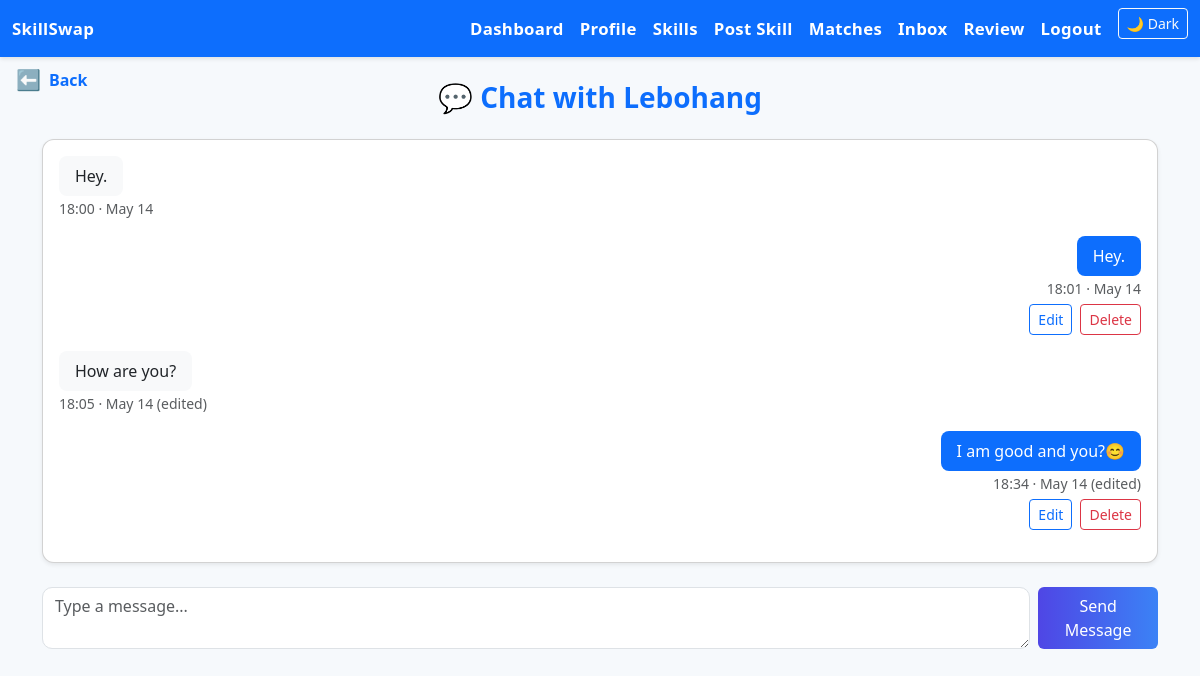
The page /messages/1/ (signed in) on the database its author committed.
### core/models.py (models this page shows, shortened)
class User(AbstractUser):
    bio = models.TextField(blank=True)
    location = models.CharField(max_length=100, blank=True)
    verified = models.BooleanField(default=False)
    video_intro_url = models.URLField(blank=True)
    profile_image = models.ImageField(upload_to='profile_images/', blank=True, null=True)

class Message(models.Model):
    sender = models.ForeignKey(User, on_delete=models.CASCADE, related_name='sent_messages')
    receiver = models.ForeignKey(User, on_delete=models.CASCADE, related_name='received_messages')
    content = models.TextField()
    timestamp = models.DateTimeField(auto_now_add=True)
    edited = models.BooleanField(default=False)

### core/views.py (the view, shortened to what this page needs)
# urls.py: path('messages/<int:user_id>/', views.message_view, name='messages'),
@login_required
def message_view(request, user_id):
    other_user = get_object_or_404(User, id=user_id)
    chat_messages = Message.objects.filter(
        Q(sender=request.user, receiver=other_user) |
        Q(sender=other_user, receiver=request.user)
    ).order_by('timestamp')
    return render(request, 'core/message.html', {
        'chat_messages': chat_messages,  # ✅ renamed to avoid conflict
        'other_user': other_user
    })

### core/templates/core/message.html (shortened to what this page needs)
{% extends 'core/base.html' %}
{% block content %}
<div class="fade-in">
  <div class="mb-4 text-center">
    <h3 class="fw-bold text-primary">💬 Chat with {{ other_user.username }}</h3>
  </div>
  <div class="card shadow-sm p-3 mb-4" style="max-height: 450px; overflow-y: auto;">
    {% for msg in chat_messages %}
      <div class="mb-3 {% if msg.sender == user %}text-end{% else %}text-start{% endif %}">
        <div class="d-inline-block px-3 py-2 rounded-3
          {% if msg.sender == user %}
            bg-primary text-white
          {% else %}
            bg-light text-dark
          {% endif %}"
          style="max-width: 75%;">
          {{ msg.content }}
        </div>
        <br>
        <small class="text-muted">
          {{ msg.timestamp|date:"H:i · M d" }}
          {% if msg.edited %}(edited){% endif %}
        </small>
        {% if msg.sender == user %}
          <div class="d-flex justify-content-end gap-2 mt-1">
            <a href="{% url 'edit_message' msg.id %}" class="btn btn-sm btn-outline-primary">Edit</a>
            <a href="{% url 'delete_message' msg.id %}" class="btn btn-sm btn-outline-danger"
               onclick="return confirm('Are you sure you want to delete this message?');">Delete</a>
          </div>
        {% endif %}
      </div>
    {% empty %}
      <p class="text-muted text-center">No messages yet. Start the conversation below!</p>
    {% endfor %}
  </div>
  <form method="post" class="d-flex gap-2">
    <textarea name="content" rows="2" class="form-control" placeholder="Type a message..." required></textarea>
    <button class="btn btn-primary" data-bs-toggle="tooltip" title="Send a message to this user">Send Message</button>
  </form>
</div>
{% endblock %}

### core/static/core/style.css (style rules this page uses)
body { background-color: #f6f9fc; font-family: 'Segoe UI', Tahoma, Geneva, Verdana, sans-serif; color: #1e293b; }
.card { background-color: #ffffff; box-shadow: 0 4px 12px rgba(0,0,0,0.08); border-radius: 12px; transition: transform 0.2s ease; }
.btn-primary { background: linear-gradient(to right, #4f46e5, #3b82f6); border: none; color: white; }
p, small, label, .form-label { color: #334155; }
input, select, textarea { border-radius: 10px !important; }
.fade-in { animation: fadeIn 0.6s ease-in; }

### rows shown on the page
User: username "Lebohang"
Message: content "Hey.", timestamp "18:00 · May 14"
Message: content "Hey.", timestamp "18:01 · May 14", shows "Edit"
Message: content "How are you?", timestamp "18:05 · May 14", edited "(edited)"
Message: content "I am good and you?😊", timestamp "18:34 · May 14", edited "(edited)", shows "Edit"
